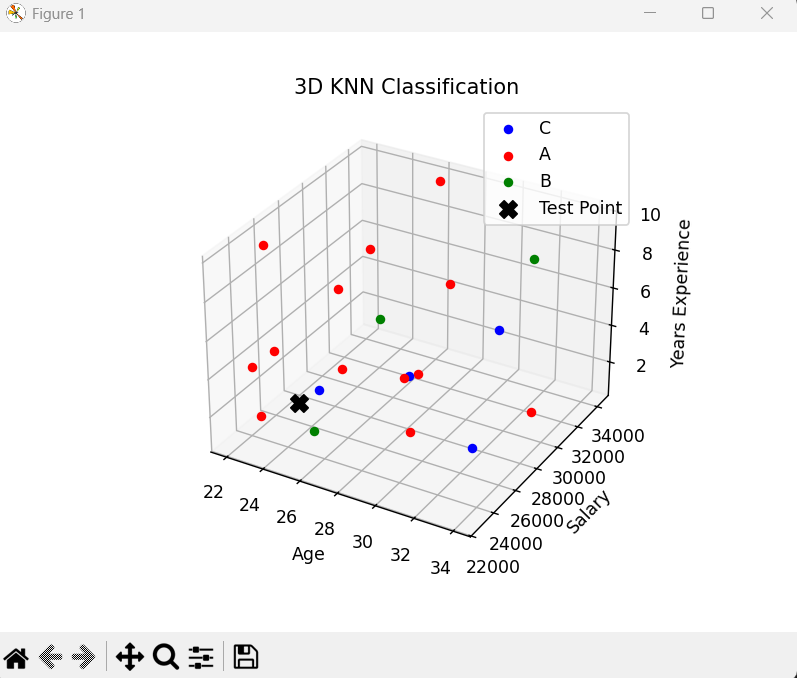

Write Python code to recreate this figure.
import numpy as np
import pandas as pd
import matplotlib.pyplot as plt
from mpl_toolkits.mplot3d import Axes3D
from collections import Counter

# Read CSV file (adjust path as needed)
df = pd.read_csv("\\knndataset.csv")

# Extract features and labels
training_data = df[['Age', 'Salary', 'Years Experience']].values.tolist()
training_labels = df['Label'].tolist()

# Define a test point
test_point = [24, 25000, 2]

# Euclidean distance function
def euclidean_distance(point1, point2):
    return np.sqrt(np.sum((np.array(point1) - np.array(point2))**2))

# Calculate suitable k
def generate_k(n_samples):
    k = int(np.sqrt(n_samples))
    if k % 2 == 0:
        k += 1
    return max(1, k)

# KNN prediction function
def knn_predict(training_data, training_labels, test_point, k):
    distances = []
    for i in range(len(training_data)):
        dist = euclidean_distance(test_point, training_data[i])
        distances.append((dist, training_labels[i]))
    distances.sort(key=lambda x: x[0])
    k_nearest_labels = [label for _, label in distances[:k]]
    return Counter(k_nearest_labels).most_common(1)[0][0]

# Predict the label
k = generate_k(len(training_data))
prediction = knn_predict(training_data, training_labels, test_point, k)
print(f"Predicted Label for test point {test_point} is: {prediction}")

# Assign colors to labels
unique_labels = list(set(training_labels))
colors = ['red', 'green', 'blue', 'orange', 'purple']
label_colors = {label: colors[i % len(colors)] for i, label in enumerate(unique_labels)}

# Start 3D plotting
fig = plt.figure()
ax = fig.add_subplot(111, projection='3d')

# Plot training points
for i in range(len(training_data)):
    x, y, z = training_data[i]
    label = training_labels[i]
    ax.scatter(x, y, z, c=label_colors[label], label=label if label not in training_labels[:i] else "")

# Plot test point
ax.scatter(test_point[0], test_point[1], test_point[2],
           c='black', marker='X', s=100, label='Test Point')

# Labels and title
ax.set_xlabel('Age')
ax.set_ylabel('Salary')
ax.set_zlabel('Years Experience')
plt.title('3D KNN Classification')
plt.legend()
plt.show()
